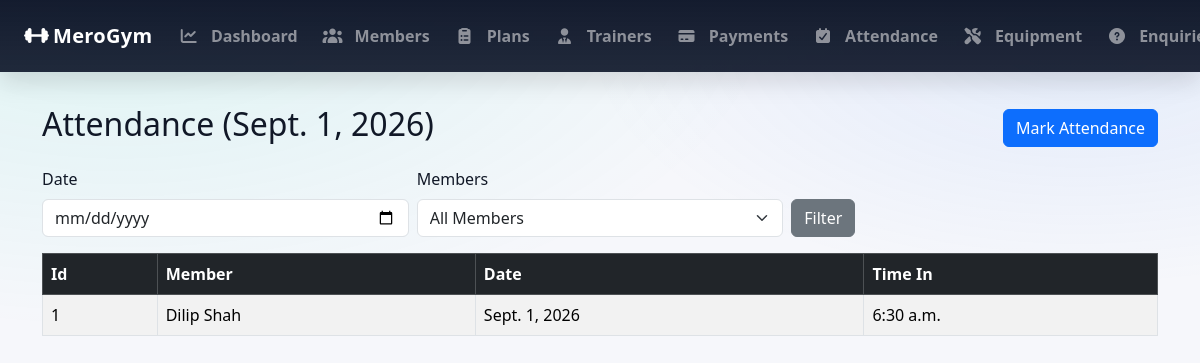
The page /admin_attendance/ (signed in) on the database its author committed.
### GymApp/models.py (models this page shows, shortened)
class Attendance(models.Model):
    member = models.ForeignKey(
        MemberProfile,
        on_delete=models.CASCADE,
        related_name='attendances'
    )
    date = models.DateField(default=timezone.now)
    time_in = models.TimeField(null=True, blank=True) # time when member checked in
    class Meta:
        unique_together = ('member', 'date') # ensure one attendance record per member per day

class MemberProfile(models.Model):
    GENDER_CHOICES = (
        ('MALE', 'Male'),
        ('FEMALE', 'Female'),
        ('OTHER', 'Other'),
    )
    user = models.OneToOneField(settings.AUTH_USER_MODEL, on_delete=models.CASCADE, related_name='member_profile')
    full_name = models.CharField(max_length=100)
    mobile = models.CharField(max_length=15)
    age = models.PositiveIntegerField(null=True, blank=True)
    gender = models.CharField(max_length=10, choices=GENDER_CHOICES, null=True, blank=True)
    address = models.TextField(blank=True)
    join_date = models.DateField(default=timezone.now)
    plan = models.ForeignKey(MembershipPlan,
                             on_delete=models.SET_NULL, # If plan is deleted, set to null
                             null=True, blank=True,
                             related_name='members'
                             )
    trainer = models.ForeignKey(
        Trainer,
        on_delete=models.SET_NULL,  # If trainer is deleted, set to null
        null=True, blank=True,
        related_name='members' # access members via trainer.members
    )
    membership_start = models.DateField(null=True, blank=True)
    membership_end = models.DateField(null=True, blank=True)
    is_membership_active = models.BooleanField(default=True)

### GymApp/views.py (the view)
    def wrapper(request, *args, **kwargs):
        if not request.user.is_authenticated or getattr(request.user, 'role', None) != 'ADMIN':
            messages.error(request, 'You must be logged in as an admin to access this page.')
            return redirect('admin_login')  # Redirect to the admin login page
        return view_func(request, *args, **kwargs)

### GymApp/views.py (called while the page is built)
def admin_required(view_func):
    def wrapper(request, *args, **kwargs):
        if not request.user.is_authenticated or getattr(request.user, 'role', None) != 'ADMIN':
            messages.error(request, 'You must be logged in as an admin to access this page.')
            return redirect('admin_login')  # Redirect to the admin login page
        return view_func(request, *args, **kwargs)
    return wrapper

@admin_required
def admin_attendance_list(request):
    today = timezone.now().date()
    date = request.GET.get('date', today)
    attendances = Attendance.objects.all().select_related('member').filter(date=date)
    members = MemberProfile.objects.all().order_by('full_name')
    member_id = request.GET.get('member_id')
    if member_id:
        attendances = attendances.filter(member_id=member_id)
    return render(request, 'admin_attendance_list.html', {'attendances' : attendances,
                                                          'members': members,
                                                          'today' : today,
                                                          'selected_member_id' : member_id,
                                                          'selected_date': date,
                                                          })

### GymApp/templates/admin_attendance_list.html (shortened to what this page needs)
{% extends 'base.html' %}
{% block content %}
<div class="d-flex justify-content-between align-items-center mb-3">
    <h2>Attendance ({{ selected_date }})</h2>
    <a href="{% url 'admin_attendance_add' %}" class="btn btn-primary">Mark Attendance</a>
</div>
<form method="get" class="row g-2 mb-3">
    <div class="col-md-4">
        <label for="date" class="form-label">Date</label>
        <input type="date" class="form-control" id="date" name="date" value="{{ selected_date }}">
    </div>
    <div class="col-md-4">
        <label for="member_id" class="form-label">Members</label>
        <select name="member_id" id="member_id" class="form-select">
            <option value="">All Members</option>
        </select>
    </div>
    <div class="col-md-2 d-flex align-items-end">
        <button type="submit" class="btn btn-secondary">Filter</button>
    </div>
</form>
<table class="table table-bordered table-striped">
    <thead class="table-dark">
        <tr>
            <th>Id</th>
            <th>Member</th>
            <th>Date</th>
            <th>Time In</th>
        </tr>
    </thead>
    <tbody>
        {% for attendance in attendances %}
        <tr>
            <td>{{ forloop.counter }}</td>
            <td>{{ attendance.member.full_name }}</td>
            <td>{{ attendance.date }}</td>
            <td>{{ attendance.time_in }}</td>
        </tr>
        {% empty %}
        <tr>
            <td colspan="4" class="text-center">No attendance records found.</td>
        </tr>
        {% endfor %}
    </tbody>
</table>
{% endblock %}

### GymApp/templates/base.html (style rules this page uses)
:root { --brand: #00d1b2; --dark-2: #0f172a; --card: #ffffff; --muted: #6b7280; }
html { margin: 0; padding: 0; }
body { margin: 0 !important; padding: 0 !important; background: radial-gradient( 1200px 600px at 10% 0%, rgba(0, 209, 178, 0.1), transparent 55% ), radial-gradient( 900px 450px at 90% 10%, rgba(59, 130, 246, 0.1), transparent 55% ), #f6f7fb; color: #111827; }

### rows shown on the page
Attendance: member.full_name "Dilip Shah", date "Sept. 1, 2026", time_in "6:30 a.m."

### other values the page prints
{{ selected_date }} "Sept. 1, 2026"
